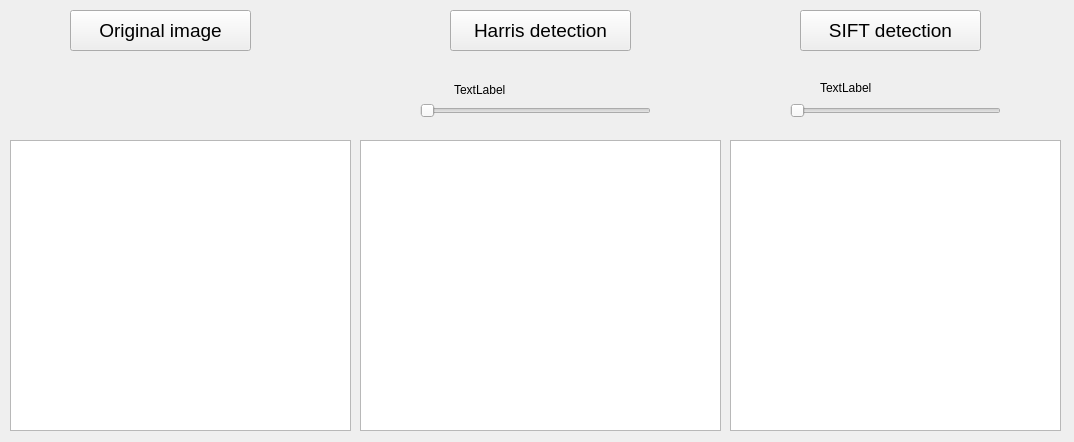
<?xml version="1.0" encoding="UTF-8"?>
<ui version="4.0">
 <class>Form</class>
 <widget class="QWidget" name="Form">
  <property name="geometry">
   <rect>
    <x>0</x>
    <y>0</y>
    <width>1074</width>
    <height>442</height>
   </rect>
  </property>
  <property name="windowTitle">
   <string>Form</string>
  </property>
  <widget class="QGraphicsView" name="graphicsView_2">
   <property name="geometry">
    <rect>
     <x>360</x>
     <y>140</y>
     <width>361</width>
     <height>291</height>
    </rect>
   </property>
  </widget>
  <widget class="QGraphicsView" name="graphicsView_3">
   <property name="geometry">
    <rect>
     <x>730</x>
     <y>140</y>
     <width>331</width>
     <height>291</height>
    </rect>
   </property>
  </widget>
  <widget class="QPushButton" name="pushButton">
   <property name="geometry">
    <rect>
     <x>70</x>
     <y>10</y>
     <width>181</width>
     <height>41</height>
    </rect>
   </property>
   <property name="font">
    <font>
     <pointsize>14</pointsize>
    </font>
   </property>
   <property name="text">
    <string>Original image</string>
   </property>
   <property name="checkable">
    <bool>false</bool>
   </property>
  </widget>
  <widget class="QPushButton" name="pushButton_2">
   <property name="geometry">
    <rect>
     <x>450</x>
     <y>10</y>
     <width>181</width>
     <height>41</height>
    </rect>
   </property>
   <property name="font">
    <font>
     <pointsize>14</pointsize>
    </font>
   </property>
   <property name="text">
    <string>Harris detection</string>
   </property>
   <property name="checkable">
    <bool>false</bool>
   </property>
  </widget>
  <widget class="QPushButton" name="pushButton_4">
   <property name="geometry">
    <rect>
     <x>800</x>
     <y>10</y>
     <width>181</width>
     <height>41</height>
    </rect>
   </property>
   <property name="font">
    <font>
     <pointsize>14</pointsize>
    </font>
   </property>
   <property name="text">
    <string>SIFT detection</string>
   </property>
   <property name="checkable">
    <bool>false</bool>
   </property>
  </widget>
  <widget class="QSlider" name="horizontalSlider">
   <property name="geometry">
    <rect>
     <x>420</x>
     <y>100</y>
     <width>231</width>
     <height>21</height>
    </rect>
   </property>
   <property name="orientation">
    <enum>Qt::Horizontal</enum>
   </property>
  </widget>
  <widget class="QGraphicsView" name="graphicsView">
   <property name="geometry">
    <rect>
     <x>10</x>
     <y>140</y>
     <width>341</width>
     <height>291</height>
    </rect>
   </property>
  </widget>
  <widget class="QSlider" name="horizontalSlider_2">
   <property name="geometry">
    <rect>
     <x>790</x>
     <y>100</y>
     <width>211</width>
     <height>21</height>
    </rect>
   </property>
   <property name="orientation">
    <enum>Qt::Horizontal</enum>
   </property>
  </widget>
  <widget class="QLabel" name="sliderValueLabel1">
   <property name="geometry">
    <rect>
     <x>454</x>
     <y>80</y>
     <width>171</width>
     <height>20</height>
    </rect>
   </property>
   <property name="text">
    <string>TextLabel</string>
   </property>
  </widget>
  <widget class="QLabel" name="sliderValueLabel1_2">
   <property name="geometry">
    <rect>
     <x>820</x>
     <y>80</y>
     <width>131</width>
     <height>16</height>
    </rect>
   </property>
   <property name="text">
    <string>TextLabel</string>
   </property>
  </widget>
 </widget>
 <resources/>
 <connections/>
</ui>
